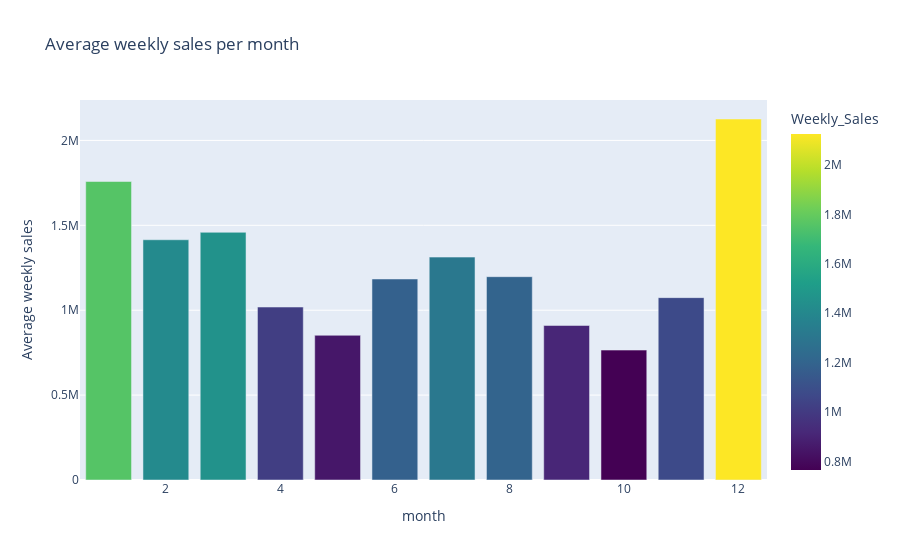

The notebook cell saved with this chart:
### Code cell
# Create a bar graph of the average weekly sale per month
weekly_sales_mean = df.groupby(['month']).agg({'Weekly_Sales':'mean'})
fig = px.bar(weekly_sales_mean, x=weekly_sales_mean.index, y='Weekly_Sales', title="Average weekly sales per month", color='Weekly_Sales',color_continuous_scale=px.colors.sequential.Viridis)
fig.update_xaxes(title="month")
fig.update_yaxes(title="Average weekly sales")
fig.show()

### Figure 1 — Plotly figure (JSON) as saved in the notebook; plotly's stock layout.template omitted (floating-point values rounded to 4 significant figures)
{"data": [{"alignmentgroup": "True", "hovertemplate": "month=%{x}<br>Weekly_Sales=%{marker.color}<extra></extra>", "legendgroup": "", "marker": {"color": [1758000.0, 1415000.0, 1459000.0, 1019000.0, 852200.0, 1184000.0, 1313000.0, 1197000.0, 910100.0, 765100.0, 1074000.0, 2126000.0], "coloraxis": "coloraxis"}, "name": "", "offsetgroup": "", "orientation": "v", "showlegend": false, "textposition": "auto", "type": "bar", "x": [1, 2, 3, 4, 5, 6, 7, 8, 9, 10, 11, 12], "xaxis": "x", "y": [1758000.0, 1415000.0, 1459000.0, 1019000.0, 852200.0, 1184000.0, 1313000.0, 1197000.0, 910100.0, 765100.0, 1074000.0, 2126000.0], "yaxis": "y"}], "layout": {"barmode": "relative", "coloraxis": {"colorbar": {"title": {"text": "Weekly_Sales"}}, "colorscale": [[0, "#440154"], [0.1111, "#482878"], [0.2222, "#3e4989"], [0.3333, "#31688e"], [0.4444, "#26828e"], [0.5556, "#1f9e89"], [0.6667, "#35b779"], [0.7778, "#6ece58"], [0.8889, "#b5de2b"], [1, "#fde725"]]}, "legend": {"tracegroupgap": 0}, "title": {"text": "Average weekly sales per month"}, "xaxis": {"anchor": "y", "domain": [0, 1], "title": {"text": "month"}}, "yaxis": {"anchor": "x", "domain": [0, 1], "title": {"text": "Average weekly sales"}}}}
